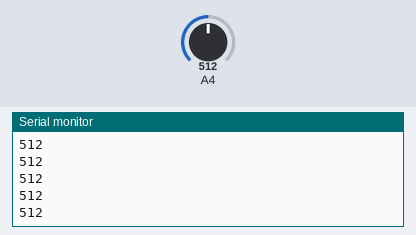
This sketch was run on a simulated Arduino Uno, built with avr-gcc and run on an emulated ATmega328P. On the bench: the last lines printed to the serial monitor. The inputs (shaded band) are chosen by the test bench; at power-on: A4 = 512.

Above: at 1.2 s.
1.3 s: A4 set to 716
At 1.9 s:
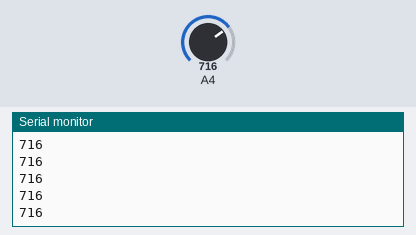
2.8 s: A4 set to 900
At 3.6 s:
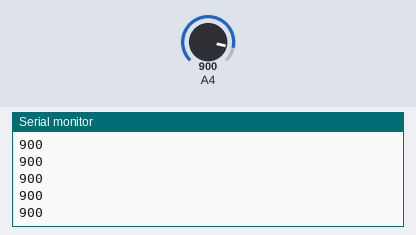
Timing chart, 0 to 5.8 s (numbered marks = the images above; inputs shaded):
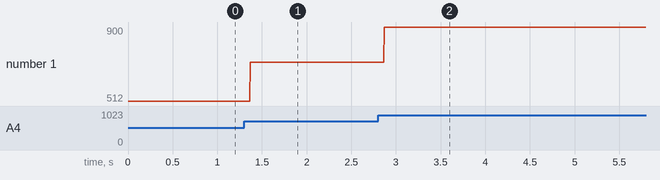

Measured:
- after the input at 1.3 s, the serial monitor: prints a new line after 0.07 s (image 1)
- after the input at 2.8 s, the serial monitor: prints a new line after 0.07 s (image 2)
- plotted number 1: 512 → 716 after the input at 1.3 s, 716 → 900 after the input at 2.8 s

The sketch:

Potentiometer.ino
```cpp
void setup() {
  // put your setup code here, to run once:
pinMode(A4, INPUT);
Serial.begin(9600);
}

void loop() {
  // put your main code here, to run repeatedly:
Serial.println(analogRead(A4));
}
```
